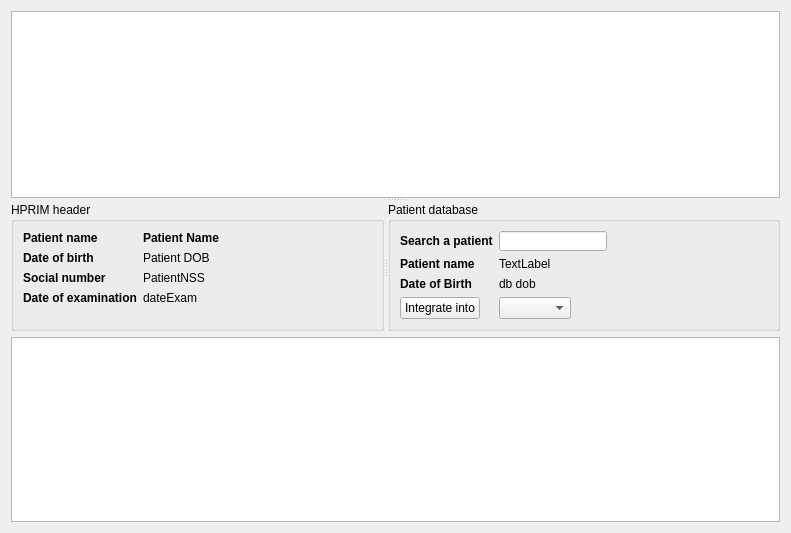
<?xml version="1.0" encoding="UTF-8"?>
<ui version="4.0">
 <class>Tools::Internal::HprimIntegratorWidget</class>
 <widget class="QWidget" name="Tools::Internal::HprimIntegratorWidget">
  <property name="geometry">
   <rect>
    <x>0</x>
    <y>0</y>
    <width>791</width>
    <height>533</height>
   </rect>
  </property>
  <property name="windowTitle">
   <string>Form</string>
  </property>
  <layout class="QGridLayout" name="gridLayout_2">
   <item row="0" column="0">
    <widget class="QSplitter" name="splitter_2">
     <property name="orientation">
      <enum>Qt::Vertical</enum>
     </property>
     <widget class="QTableView" name="dirContentTableView"/>
     <widget class="QWidget" name="layoutWidget">
      <layout class="QGridLayout" name="gridLayout">
       <item row="0" column="0">
        <widget class="QSplitter" name="splitter">
         <property name="orientation">
          <enum>Qt::Horizontal</enum>
         </property>
         <widget class="QGroupBox" name="groupBox">
          <property name="title">
           <string>HPRIM header</string>
          </property>
          <layout class="QFormLayout" name="formLayout">
           <item row="0" column="0">
            <widget class="QLabel" name="label">
             <property name="font">
              <font>
               <weight>75</weight>
               <bold>true</bold>
              </font>
             </property>
             <property name="text">
              <string>Patient name</string>
             </property>
            </widget>
           </item>
           <item row="0" column="1">
            <widget class="QLabel" name="hprimPatientName">
             <property name="font">
              <font>
               <weight>75</weight>
               <bold>true</bold>
              </font>
             </property>
             <property name="toolTip">
              <string notr="true"/>
             </property>
             <property name="text">
              <string notr="true">Patient Name</string>
             </property>
            </widget>
           </item>
           <item row="1" column="0">
            <widget class="QLabel" name="label_2">
             <property name="font">
              <font>
               <weight>75</weight>
               <bold>true</bold>
              </font>
             </property>
             <property name="text">
              <string>Date of birth</string>
             </property>
            </widget>
           </item>
           <item row="1" column="1">
            <widget class="QLabel" name="hprimPatientDob">
             <property name="toolTip">
              <string notr="true"/>
             </property>
             <property name="text">
              <string notr="true">Patient DOB</string>
             </property>
            </widget>
           </item>
           <item row="2" column="0">
            <widget class="QLabel" name="label_3">
             <property name="font">
              <font>
               <weight>75</weight>
               <bold>true</bold>
              </font>
             </property>
             <property name="text">
              <string>Social number</string>
             </property>
            </widget>
           </item>
           <item row="2" column="1">
            <widget class="QLabel" name="hprimPatientNss">
             <property name="toolTip">
              <string notr="true"/>
             </property>
             <property name="text">
              <string notr="true">PatientNSS</string>
             </property>
            </widget>
           </item>
           <item row="3" column="0">
            <widget class="QLabel" name="label_4">
             <property name="font">
              <font>
               <weight>75</weight>
               <bold>true</bold>
              </font>
             </property>
             <property name="text">
              <string>Date of examination</string>
             </property>
            </widget>
           </item>
           <item row="3" column="1">
            <widget class="QLabel" name="hprimDateOfExam">
             <property name="toolTip">
              <string notr="true"/>
             </property>
             <property name="text">
              <string notr="true">dateExam</string>
             </property>
            </widget>
           </item>
          </layout>
         </widget>
         <widget class="QGroupBox" name="groupBox_2">
          <property name="title">
           <string>Patient database</string>
          </property>
          <layout class="QFormLayout" name="formLayout_2">
           <property name="fieldGrowthPolicy">
            <enum>QFormLayout::FieldsStayAtSizeHint</enum>
           </property>
           <item row="0" column="0">
            <widget class="QLabel" name="label_8">
             <property name="font">
              <font>
               <weight>75</weight>
               <bold>true</bold>
              </font>
             </property>
             <property name="text">
              <string>Search a patient</string>
             </property>
            </widget>
           </item>
           <item row="0" column="1">
            <widget class="Patients::PatientSearchEdit" name="patientSearch">
             <property name="minimumSize">
              <size>
               <width>0</width>
               <height>20</height>
              </size>
             </property>
             <property name="maximumSize">
              <size>
               <width>16777215</width>
               <height>22</height>
              </size>
             </property>
            </widget>
           </item>
           <item row="1" column="0">
            <widget class="QLabel" name="label_5">
             <property name="font">
              <font>
               <weight>75</weight>
               <bold>true</bold>
              </font>
             </property>
             <property name="text">
              <string>Patient name</string>
             </property>
            </widget>
           </item>
           <item row="1" column="1">
            <widget class="QLabel" name="dbPatientName">
             <property name="toolTip">
              <string notr="true"/>
             </property>
             <property name="text">
              <string notr="true">TextLabel</string>
             </property>
            </widget>
           </item>
           <item row="2" column="0">
            <widget class="QLabel" name="label_6">
             <property name="font">
              <font>
               <weight>75</weight>
               <bold>true</bold>
              </font>
             </property>
             <property name="text">
              <string>Date of Birth</string>
             </property>
            </widget>
           </item>
           <item row="2" column="1">
            <widget class="QLabel" name="dbDob">
             <property name="toolTip">
              <string notr="true"/>
             </property>
             <property name="text">
              <string notr="true">db dob</string>
             </property>
            </widget>
           </item>
           <item row="3" column="0">
            <widget class="QPushButton" name="integrate">
             <property name="maximumSize">
              <size>
               <width>400</width>
               <height>16777215</height>
              </size>
             </property>
             <property name="text">
              <string>Integrate into</string>
             </property>
            </widget>
           </item>
           <item row="3" column="1">
            <widget class="QComboBox" name="formItemSelector"/>
           </item>
          </layout>
         </widget>
        </widget>
       </item>
       <item row="1" column="0">
        <widget class="QPlainTextEdit" name="contentViewer">
         <property name="minimumSize">
          <size>
           <width>0</width>
           <height>0</height>
          </size>
         </property>
         <property name="baseSize">
          <size>
           <width>760</width>
           <height>0</height>
          </size>
         </property>
         <property name="readOnly">
          <bool>true</bool>
         </property>
        </widget>
       </item>
      </layout>
     </widget>
    </widget>
   </item>
  </layout>
 </widget>
 <customwidgets>
  <customwidget>
   <class>Patients::PatientSearchEdit</class>
   <extends>QLineEdit</extends>
   <header location="global">patientbaseplugin/patientsearchedit.h</header>
  </customwidget>
 </customwidgets>
 <resources/>
 <connections/>
</ui>
